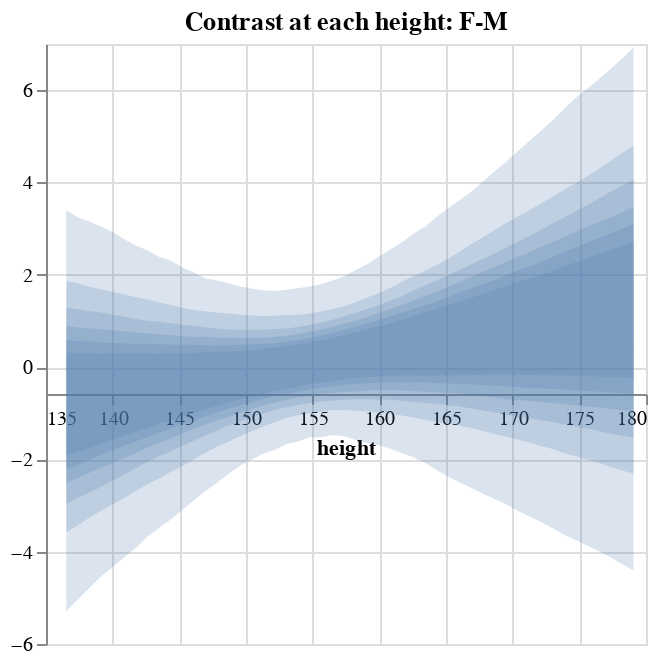

Source (notebook cell):
### Code cell
bands = []

for i, _ in enumerate(probs):
    band = (
        alt.Chart(df, title="Contrast at each height: F-M")
        .encode(x=alt.X("height", axis=alt.Axis(offset=-125)))
        .mark_area(opacity=0.2)
        .encode(alt.Y(f"high_{i}", axis=alt.Axis(title=None)), alt.Y2(f"low_{i}"))
    )
    bands.append(band)

reduce(lambda a, b: a + b, bands)

### Figure 1 — Vega-Lite specification as saved in the notebook (floating-point values rounded to 4 significant figures; data arrays with more than 128 entries replaced by an {"elided": "..."} marker saying what was removed)
{"$schema": "https://vega.github.io/schema/vega-lite/v5.20.1.json", "config": {"view": {"continuousHeight": 300, "continuousWidth": 300}}, "data": {"name": "data-743c511352a69f301fb6a454469499c6"}, "datasets": {"data-743c511352a69f301fb6a454469499c6": {"elided": "300 records"}}, "layer": [{"encoding": {"x": {"axis": {"offset": -125}, "field": "height", "type": "quantitative"}, "y": {"axis": {"title": null}, "field": "high_0", "type": "quantitative"}, "y2": {"field": "low_0"}}, "mark": {"opacity": 0.2, "type": "area"}, "title": "Contrast at each height: F-M"}, {"encoding": {"x": {"axis": {"offset": -125}, "field": "height", "type": "quantitative"}, "y": {"axis": {"title": null}, "field": "high_1", "type": "quantitative"}, "y2": {"field": "low_1"}}, "mark": {"opacity": 0.2, "type": "area"}, "title": "Contrast at each height: F-M"}, {"encoding": {"x": {"axis": {"offset": -125}, "field": "height", "type": "quantitative"}, "y": {"axis": {"title": null}, "field": "high_2", "type": "quantitative"}, "y2": {"field": "low_2"}}, "mark": {"opacity": 0.2, "type": "area"}, "title": "Contrast at each height: F-M"}, {"encoding": {"x": {"axis": {"offset": -125}, "field": "height", "type": "quantitative"}, "y": {"axis": {"title": null}, "field": "high_3", "type": "quantitative"}, "y2": {"field": "low_3"}}, "mark": {"opacity": 0.2, "type": "area"}, "title": "Contrast at each height: F-M"}, {"encoding": {"x": {"axis": {"offset": -125}, "field": "height", "type": "quantitative"}, "y": {"axis": {"title": null}, "field": "high_4", "type": "quantitative"}, "y2": {"field": "low_4"}}, "mark": {"opacity": 0.2, "type": "area"}, "title": "Contrast at each height: F-M"}, {"encoding": {"x": {"axis": {"offset": -125}, "field": "height", "type": "quantitative"}, "y": {"axis": {"title": null}, "field": "high_5", "type": "quantitative"}, "y2": {"field": "low_5"}}, "mark": {"opacity": 0.2, "type": "area"}, "title": "Contrast at each height: F-M"}]}
